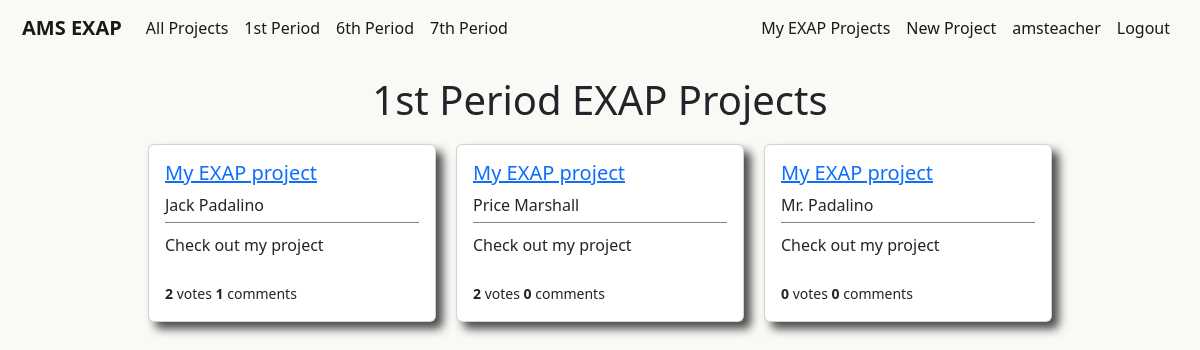
/users/firstperiodprojects/ (signed in), run on an earlier commit of the app's database.
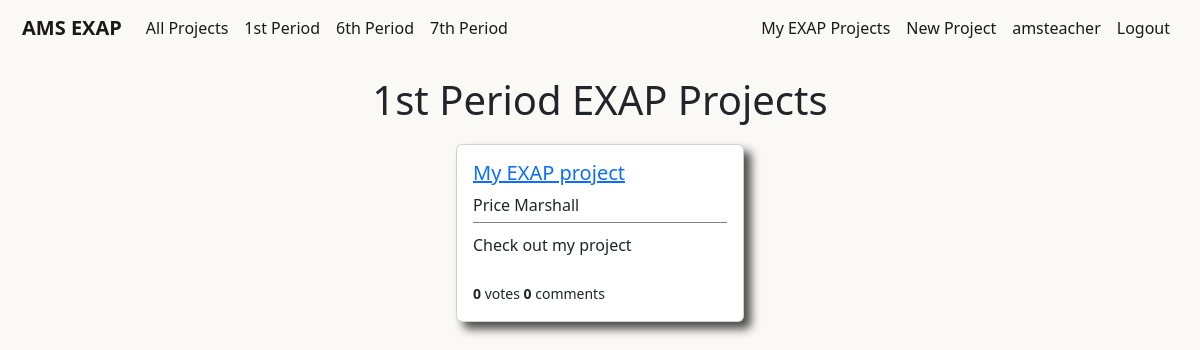
And on a later commit of the database.
### users/models.py (models this page shows, shortened)
class Project(models.Model):
    student = models.ForeignKey(User,on_delete=models.CASCADE)
    period = models.IntegerField(choices=periods,default=1)
    liked = models.ManyToManyField(User,default=None,blank=True,related_name='likes')
    video_URL = models.CharField(max_length=1000,default=None,blank=True)
    title = models.CharField(max_length=50,default='My EXAP project')
    blurb = models.CharField(max_length=100,default='Check out my project')
    description = models.TextField(default="I haven't written my project description yet, but trust me it will be awesome!")

### users/views.py (the view)
# urls.py: path('firstperiodprojects/',FirstPeriodProjectListView.as_view(),name='users-firstperiodprojects'),
class FirstPeriodProjectListView(LoginRequiredMixin,ListView):
    model = Project
    template_name = 'users/firstperiodprojects.html'
    context_object_name = 'projects'
    def get_queryset(self):
        projects = Project.objects.filter(period=1)
        return projects

### users/templates/users/firstperiodprojects.html
{% extends 'main/base.html' %}
{% block content %}
<div class='page-title'>
    <h1>1st Period EXAP Projects</h1>
</div>
{% if user.is_authenticated %}
    <div class='container'>
        {% for project in projects %}
            <div class="card project-card" style="width: 18rem;">
                <div class="card-body project-card-body">
                    <h5><a class="article-title" href="{% url 'project-details' project.pk %}">{{ project.title }}</a></h5>
                    <h8 class="card-title project-card-student">{{ project.student.first_name }} {{ project.student.last_name }}</h8>
                    <div class='project-card-blurb'>
                        <p class="card-text project-card-text">{{ project.blurb }}</p>
                    </div>
                    <br>
                    <small><b>{{ project.liked.all.count }}</b> votes <b>{{ project.comments.all.count }}</b> comments</small>
                </div>
            </div>
        {% endfor %}
    </div>
{% endif %}
{% endblock content %}

### main/templates/main/base.html (shortened to what this page needs)
{% load static %}
<!doctype html>
<html lang="en">
<head>
    <link href="https://cdn.jsdelivr.net/npm/bootstrap@5.2.0-beta1/dist/css/bootstrap.min.css" rel="stylesheet"
>
    <link rel="stylesheet" type="text/css" href="{% static 'main/main.css' %}">
</head>
<body>
    <nav class="navbar navbar-expand-md navbar-light">
        <div class="container-fluid">
            <a class="navbar-brand" href="{% url 'main-home' %}"><b>AMS EXAP</b></a>
            <div class="collapse navbar-collapse" id="navbarSupportedContent">
                <ul class="navbar-nav me-auto mb-2 mb-lg-0">
                    {% if user.is_authenticated %}
                    <li class="nav-item">
                        <a class="nav-link active" href="{% url 'users-studentprojects' %}">All Projects</a>
                    </li>
                    <li class="nav-item">
                        <a class="nav-link active" href="{% url 'users-firstperiodprojects' %}">1st Period</a>
                    </li>
                    <li class="nav-item">
                        <a class="nav-link active" href="{% url 'users-sixthperiodprojects' %}">6th Period</a>
                    </li>
                    <li class="nav-item">
                        <a class="nav-link active" href="{% url 'users-seventhperiodprojects' %}">7th Period</a>
                    </li>
                    {% endif %}
                </ul>
            </div>
            <div class='navbar-nav'>
                {% if user.is_authenticated %}
                <a class="nav-link active" aria-current="page" href="{% url 'users-myprojects' user.id %}">My EXAP
                    Projects</a>
                <a class="nav-link active" aria-current="page" href="{% url 'create-project' %}">New Project</a>
                <a class="nav-link active" aria-current="page" href="{% url 'users-profile' %}">{{ user.username }}</a>
                <a class="nav-link active" aria-current="page" href="{% url 'users-logout' %}">Logout</a>
                {% else %}
                <a class="nav-link active" aria-current="page" href="{% url 'users-login' %}">Login</a>
                <a class="nav-link active" aria-current="page" href="{% url 'users-register' %}">Register</a>
                {% endif %}
            </div>
        </div>
    </nav>
    <main role="main" class='page-content'>
        {% block content %}
        {% endblock %}
    </main>
    <br><br><br><br>
</body>
</html>

### main/static/main/main.css (style rules this page uses)
body { background-color:#FAF9F6; }
.navbar { background-color:#FAF9F6; padding-left:10px; padding-right:10px; margin-bottom:20px; }
.page-content { margin-left:20px; margin-right:20px; }
.page-title { margin-bottom:20px; text-align:center; }
.project-card { width:2000px; box-shadow: 7px 7px 10px rgb(75, 75, 75); }
.project-card-blurb { margin-top:5px; padding-top:10px; border-top: 1px solid grey; }
.container { display:flex; flex-wrap:wrap; justify-content:center; row-gap:20px; column-gap:20px; }

What changed in the data, as far as the page shows it:
removed Project: title "My EXAP project", student.first_name "Jack", student.last_name "Padalino", blurb "Check out my project", liked.all.count "2", comments.all.count "1"
removed Project: title "My EXAP project", student.first_name "Price", student.last_name "Marshall", blurb "Check out my project", liked.all.count "2", comments.all.count "0"
removed Project: title "My EXAP project", student.first_name "Mr.", student.last_name "Padalino", blurb "Check out my project", liked.all.count "0", comments.all.count "0"
added Project: title "My EXAP project", student.first_name "Price", student.last_name "Marshall", blurb "Check out my project", liked.all.count "0", comments.all.count "0"
